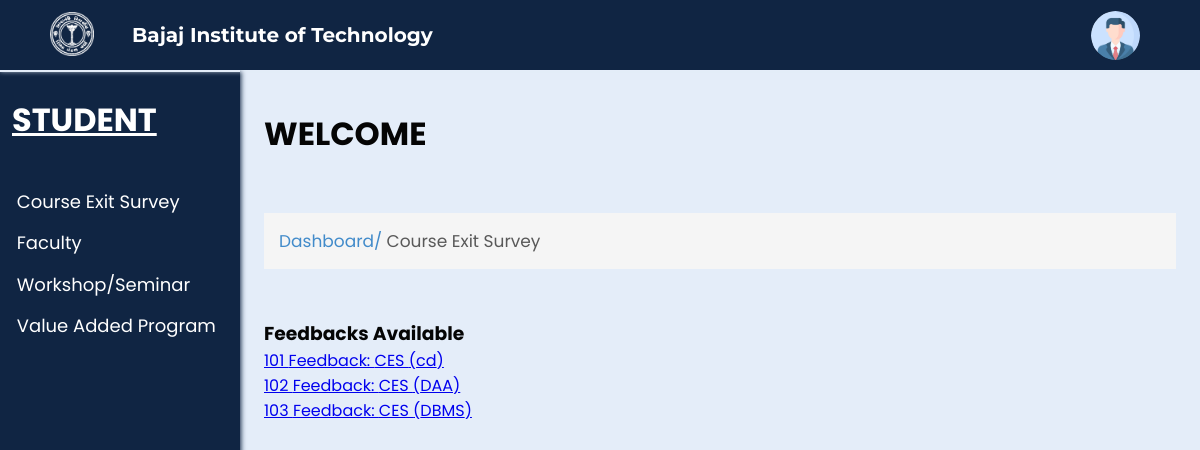
The app's page /CES.php, older data.
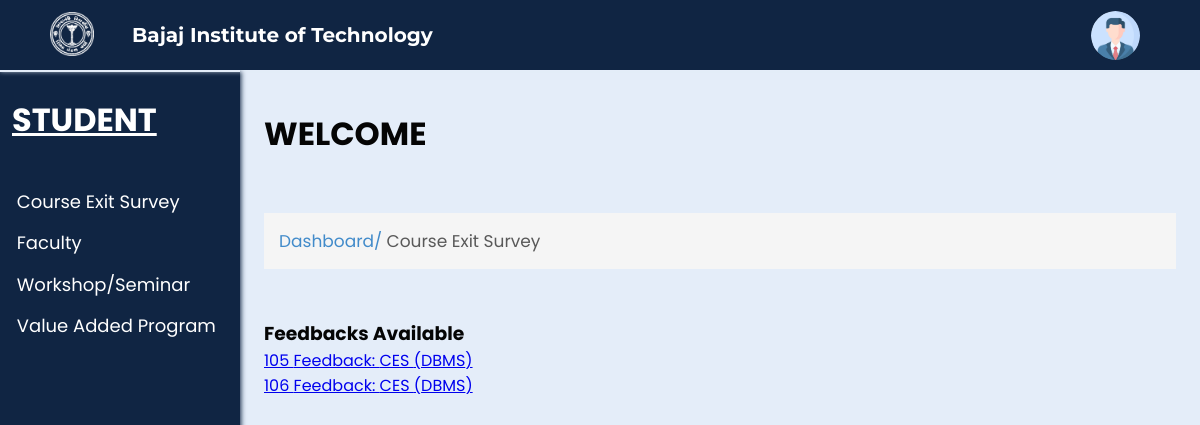
The same page, newer data.
### tables this page shows
CREATE TABLE `feedbacks` (
  `feedback_id` int(100) NOT NULL,
  `feedback_type` text NOT NULL,
  `author` text NOT NULL,
  `subject` text NOT NULL,
  `status` text NOT NULL,
  `dept` varchar(10) NOT NULL,
  `year` varchar(3) NOT NULL,
  `sem` varchar(4) NOT NULL,
  `section` varchar(1) NOT NULL
);

### CES.php (the view, shortened to what this page needs)
<?php
include('connect.php');
$sql="SELECT * FROM feedbacks";
$result=mysqli_query($conn, $sql);
?>
<html lang="en">
<head>
  <link rel="stylesheet" href="css/ces.css?v=<?php echo time(); ?>">
  <link rel="stylesheet" href="css/common.css?v=<?php echo time(); ?>">
</head>
<body>
  <div class="nav">
    <div class="img">
      <img id="img" src="images/bitlogo_transparent.png" alt="BIT Logo">
    </div>
    <h2 id="heading">Bajaj Institute of Technology</h2>
    <div class="links" id="links">
      <div class="account_div">
        <img class="account_img" src="images/user.png" alt="User" width="7%" style="border-radius: 50%;">
      </div>
    </div>
  </div>
  <div class="spaces"></div>
  <div class="full">
    <div class="left">
      <h1>STUDENT</h1>
      <ul>
        <li><a href="CES.php">Course Exit Survey</a></li>
        <li><a href="#">Faculty</a></li>
        <li><a href="#">Workshop/Seminar</a></li>
        <li><a href="#">Value Added Program</a></li>
      </ul>
    </div>
    <div class="right">
      <h1>WELCOME</h1>
      <br>
      <p class="s1">Dashboard/ <span class="head">Course Exit Survey</span></p>
      <br>
      <br>
      <h3>Feedbacks Available</h3>
        <?php
          while ($row = mysqli_fetch_assoc($result)) {
            $feed = $row['feedback_id'];
        ?>
        <a href="feedback.php?id=<?php echo $feed;?>"><?php echo $row['feedback_id']; ?> <span>Feedback: </span><?php echo $row['feedback_type']; ?>
        <span>(<?php echo $row['subject'];?>)</span><br /></a>
        <?php
          }
        ?>
    </div>
  </div>
</body>
</html>

Row changes from the older to the newer data that the page shows:
removed feedbacks: feedback_id "101", feedback_type "CES", subject "cd"
removed feedbacks: feedback_id "102", feedback_type "CES", subject "DAA"
removed feedbacks: feedback_id "103", feedback_type "CES", subject "DBMS"
added feedbacks: feedback_id "105", feedback_type "CES", subject "DBMS"
added feedbacks: feedback_id "106", feedback_type "CES", subject "DBMS"
